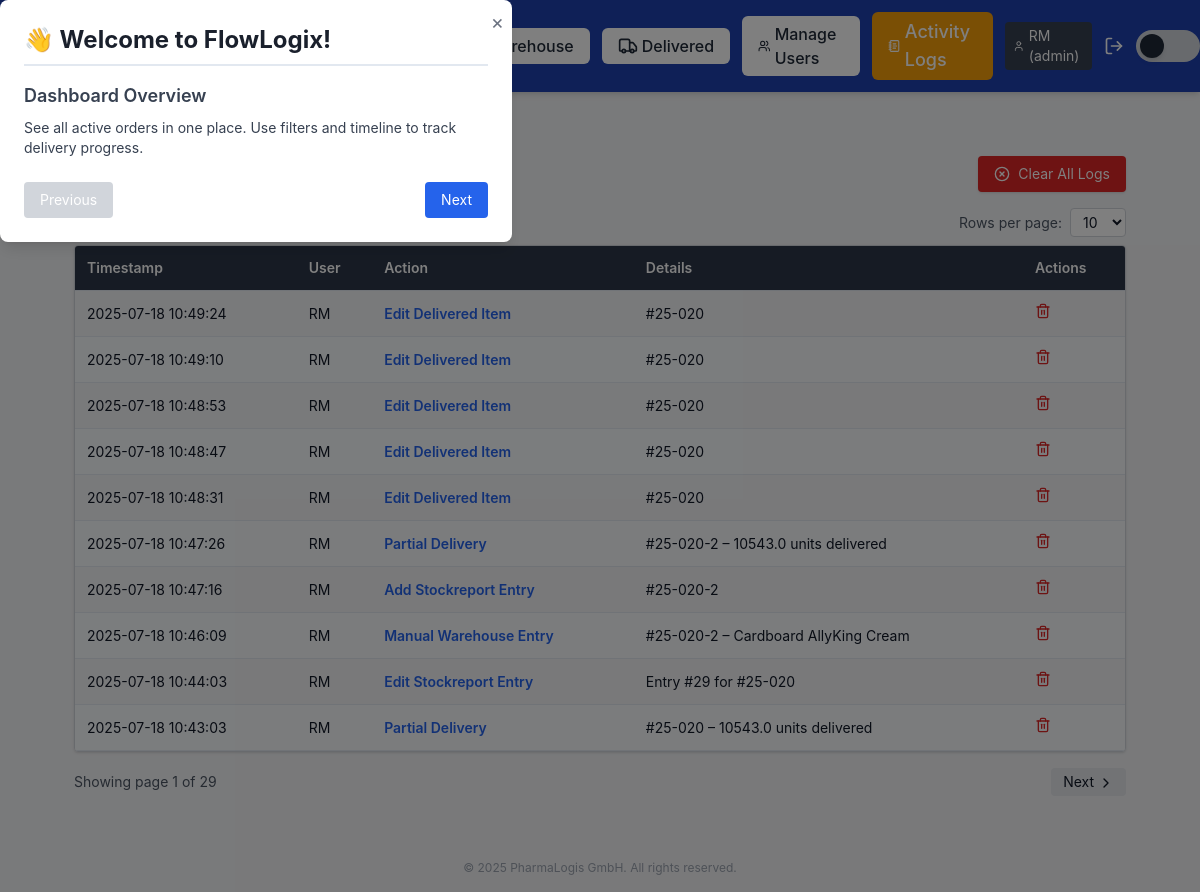
Screenshot of /activity_logs (signed in) with the database file from the repository.
### app/models.py (models this page shows, shortened)
class User(db.Model):
    id = db.Column(db.Integer, primary_key=True)
    username = db.Column(db.String(100), unique=True, nullable=False)
    password_hash = db.Column(db.String(128))
    role = db.Column(db.String(50), default='user')

class ActivityLog(db.Model):
    id = db.Column(db.Integer, primary_key=True)
    user_id = db.Column(db.Integer, db.ForeignKey('user.id'))
    action = db.Column(db.String(100))
    details = db.Column(db.Text)
    timestamp = db.Column(db.DateTime, default=datetime.utcnow)
    user = db.relationship('User')

### app/routes/activity_routes.py (the view)
@activity_bp.route('/activity_logs')
@login_required
@role_required('admin')
def activity_logs():
    page = request.args.get('page', 1, type=int)
    per_page = request.args.get('per_page', 10, type=int)
    pagination = ActivityLog.query.order_by(ActivityLog.timestamp.desc()).paginate(page=page, per_page=per_page)
    logs = pagination.items
    return render_template("activity_logs.html", logs=logs, pagination=pagination, per_page=per_page)

### app/roles.py (called while the page is built)
def role_required(required_role):
    def decorator(f):
        @wraps(f)
        def wrapped(*args, **kwargs):
            if str(current_user.role).lower() != required_role.lower():
                flash("You do not have access to this page.", "danger")
                return redirect(url_for('dashboard.dashboard'))
            return f(*args, **kwargs)
        return wrapped
    return decorator

### app/templates/activity_logs.html (shortened to what this page needs)
{% extends "base.html" %}
{% block body %}
<div class="p-6">
  <div class="flex items-center justify-between mb-4">
    <h1 class="text-2xl font-bold flex items-center gap-2">
    </h1>
    <form method="POST" action="{{ url_for('activity.clear_logs') }}" onsubmit="return confirm('Clear ALL logs?')">
      <button type="submit"
              class="flex items-center gap-2 bg-red-600 hover:bg-red-700 text-white px-4 py-2 rounded shadow text-sm">
        <i data-lucide="x-circle" class="w-4 h-4"></i>
        Clear All Logs
      </button>
    </form>
  </div>
  <div class="flex justify-end mb-2">
    <form method="get" class="flex items-center gap-2">
      <label for="per_page" class="text-sm text-gray-600 dark:text-gray-300">Rows per page:</label>
      <select name="per_page" id="per_page" onchange="this.form.submit()"
              class="px-2 py-1 rounded border border-gray-300 dark:border-gray-600 bg-white dark:bg-gray-800 text-sm">
        <option value="10" {% if per_page == 10 %}selected{% endif %}>10</option>
      </select>
    </form>
  </div>
  {% if logs %}
  <div class="overflow-x-auto rounded shadow border border-gray-300 dark:border-gray-700">
    <table class="min-w-full text-sm">
      <thead class="bg-gray-100 dark:bg-gray-800 text-gray-800 dark:text-gray-200">
        <tr>
          <th class="p-3 text-left">Timestamp</th>
          <th class="p-3 text-left">User</th>
          <th class="p-3 text-left">Action</th>
          <th class="p-3 text-left">Details</th>
          <th class="p-3 text-left">Actions</th>
        </tr>
      </thead>
      <tbody class="text-gray-900 dark:text-gray-100">
        {% for log in logs %}
        <tr class="border-t border-gray-200 dark:border-gray-700 hover:bg-gray-50 dark:bg-gray-800 dark:hover:bg-gray-700">
          <td class="p-3">{{ log.timestamp.strftime('%Y-%m-%d %H:%M:%S') }}</td>
          <td class="p-3">{{ log.user.username if log.user else 'System' }}</td>
          <td class="p-3 font-semibold text-blue-600">{{ log.action }}</td>
          <td class="p-3">{{ log.details }}</td>
          <td class="p-3">
            <form method="POST" action="{{ url_for('activity.delete_log', log_id=log.id) }}"
                  onsubmit="return confirm('Delete this log entry?')">
              <button type="submit" title="Delete entry" class="text-red-600 hover:text-red-800">
                <i data-lucide="trash-2" class="w-4 h-4"></i>
              </button>
            </form>
          </td>
        </tr>
        {% endfor %}
      </tbody>
    </table>
  </div>
  <div class="mt-4 flex justify-between items-center">
    <div class="text-sm text-gray-600 dark:text-gray-300">
      Showing page {{ pagination.page }} of {{ pagination.pages }}
    </div>
    <div class="flex gap-2">
      {% if pagination.has_next %}
      <a href="{{ url_for('activity.activity_logs', page=pagination.next_num, per_page=per_page) }}"
         class="px-3 py-1 bg-gray-200 dark:bg-gray-700 rounded hover:bg-gray-300 text-sm">
         Next <i data-lucide="chevron-right" class="inline w-4 h-4 align-middle"></i>
      </a>
      {% endif %}
    </div>
  </div>
  {% else %}
    <p class="text-gray-600 dark:text-gray-300">No activity logged yet.</p>
  {% endif %}
</div>
{% endblock %}

### app/templates/base.html (shortened to what this page needs)
<!DOCTYPE html>
<html lang="en" class="bg-gray-100 dark:bg-gray-900 text-black dark:text-white">
<head>
    <link href="{{ url_for('static', filename='css/style.css') }}" rel="stylesheet">
    <script src="https://cdn.tailwindcss.com"></script>
</head>
<body class="flex flex-col h-screen m-0 p-0 bg-gray-100 dark:bg-gray-900 text-gray-900 dark:text-gray-100">
    {% include "_navbar.html" %}
    <div class="max-w-6xl mx-auto px-4 py-2">
    </div>
    <main class="flex-grow w-full px-[50px] py-6">
        {% block body %}{% endblock %}
    </main>
    <footer class="text-center text-xs py-4 text-gray-400">
        &copy; {{ current_year | default(2025) }} PharmaLogis GmbH. All rights reserved.
    </footer>
</body>
</html>

### app/templates/_navbar.html (shortened to what this page needs)
<header
  class="sticky top-0 z-50 flex justify-between items-center px-4 sm:px-6 py-2 sm:py-3 bg-blue-800 text-white shadow-md">
  <div class="flex items-center space-x-3">
    <h1 class="text-base sm:text-2xl font-semibold">FlowLogix</h1>
    <a href="{{ url_for('onboarding.show_onboarding') }}"
      class="ml-4 px-3 py-1.5 bg-blue-600 text-white text-sm rounded hover:bg-blue-700 transition flex items-center gap-1">
    </a>
  </div>
  <div class="flex items-center space-x-2 sm:space-x-3">
    <a href="{{ url_for('dashboard.dashboard') }}" class="px-4 py-1.5 rounded-md font-medium transition-all duration-200 flex items-center gap-1
       {{ 'bg-yellow-500 text-white text-lg font-bold' if current_path.startswith(url_for('dashboard.dashboard')) else 'bg-white text-gray-800 dark:bg-gray-700 dark:text-white' }}
       hover:bg-opacity-80 hover:shadow-md">
    </a>
    <a href="{{ url_for('warehouse.warehouse') }}" class="px-4 py-1.5 rounded-md font-medium transition-all duration-200 flex items-center gap-1
       {{ 'bg-blue-600 text-white text-lg font-bold' if current_path.startswith(url_for('warehouse.warehouse')) else 'bg-white text-gray-800 dark:bg-gray-700 dark:text-white' }}
       hover:bg-opacity-80 hover:shadow-md">
      Warehouse
    </a>
    <a href="{{ url_for('delivered.delivered') }}" class="px-4 py-1.5 rounded-md font-medium transition-all duration-200 flex items-center gap-1
       {{ 'bg-purple-600 text-white text-lg font-bold' if current_path.startswith(url_for('delivered.delivered')) else 'bg-white text-gray-800 dark:bg-gray-700 dark:text-white' }}
       hover:bg-opacity-80 hover:shadow-md">
      <i data-lucide="truck" class="w-5 h-5"></i>
      Delivered
    </a>
    {% if current_user.role == 'admin' %}
    <a href="{{ url_for('admin.user_management') }}" class="px-4 py-1.5 rounded-md font-medium transition-all duration-200 flex items-center gap-1
   {{ 'bg-indigo-600 text-white text-lg font-bold' if current_path.startswith(url_for('admin.user_management')) else 'bg-white text-gray-800 dark:bg-gray-700 dark:text-white' }}
   hover:bg-opacity-80 hover:shadow-md">
      <i data-lucide="users" class="w-5 h-5"></i>
      Manage Users
    </a>
    {% endif %}
    <a href="{{ url_for('activity.activity_logs') }}" class="px-4 py-1.5 rounded-md font-medium transition-all duration-200 flex items-center gap-1
   {{ 'bg-amber-500 text-white text-lg font-bold' if current_path.startswith(url_for('activity.activity_logs')) else 'bg-white text-gray-800 dark:bg-gray-700 dark:text-white' }}
   hover:bg-opacity-80 hover:shadow-md">
      <i data-lucide="notebook-text" class="w-5 h-5"></i>
      Activity Logs
    </a>
    <span class="ml-4 px-2 py-1 rounded bg-gray-700 text-white text-sm flex items-center gap-1">
      <i data-lucide="user" class="w-4 h-4"></i>
      {{ current_user.username }} ({{ current_user.role }})
    </span>
    <a href="{{ url_for('auth.logout') }}" title="Logout" class="text-white hover:text-red-400 ml-1">
      <i data-lucide="log-out" class="w-5 h-5"></i>
    </a>
    <button id="dark-mode-toggle"
      class="relative inline-flex items-center h-5 w-10 sm:h-8 sm:w-16 rounded-full transition-colors duration-300 focus:outline-none flex-shrink-0"
      aria-label="Toggle dark mode">
      <span id="dark-mode-track"
        class="absolute inset-0 h-5 w-10 sm:h-8 sm:w-16 rounded-full bg-gray-300 dark:bg-gray-700 transition-colors duration-300"></span>
      <span id="dark-mode-thumb"
        class="absolute left-1 top-1 h-3 w-3 sm:h-6 sm:w-6 rounded-full bg-gray-800 dark:bg-gray-100 transform transition-transform duration-300 shadow-md dark:shadow-white/50 dark:translate-x-5 sm:dark:translate-x-8"></span>
    </button>
  </div>
  <div id="tourModal" class="fixed inset-0 bg-black bg-opacity-50 hidden z-50 items-center justify-center">
    <div class="bg-white dark:bg-gray-800 p-6 rounded-lg max-w-lg w-full shadow-lg relative">
      <button id="closeTourBtn"
        class="absolute top-2 right-2 text-gray-500 hover:text-gray-800 dark:hover:text-white text-xl">&times;</button>
      <h2 class="text-2xl font-bold mb-4">👋 Welcome to FlowLogix!</h2>
      <div id="tourStepContent" class="text-sm text-gray-700 dark:text-gray-300 space-y-2"></div>
      <div class="mt-6 flex justify-between">
        <button id="prevStepBtn" class="px-4 py-2 bg-gray-300 dark:bg-gray-700 rounded text-sm"
          disabled>Previous</button>
        <button id="nextStepBtn" class="px-4 py-2 bg-blue-600 text-white rounded text-sm">Next</button>
      </div>
    </div>
  </div>
</header>

### app/static/css/style.css (style rules this page uses)
* { margin: 0; padding: 0; box-sizing: border-box; }
body { font-family: 'Inter', -apple-system, BlinkMacSystemFont, 'Segoe UI', Roboto, sans-serif; background-color: #f5f7fa; color: #333; line-height: 1.6; padding-top: 80px; }
h2 { font-size: 24px; font-weight: 600; color: #1a202c; margin-bottom: 20px; border-bottom: 2px solid #e2e8f0; padding-bottom: 8px; }
table { width: 100%; border-collapse: collapse; font-size: 14px; }
table th, table td { padding: 12px 16px; text-align: left; border-bottom: 1px solid #e2e8f0; }
table th { background-color: #2d3748; color: #fff; font-weight: 600; position: sticky; top: 0; z-index: 20; cursor: pointer; transition: background-color 0.2s ease; }
table tbody tr { transition: background-color 0.2s ease; }
table tbody tr:nth-child(even) { background-color: #f7fafc; }
a, button { transition: all 0.2s ease; }
button { background-color: #3182ce; color: #fff; border: none; padding: 8px 16px; border-radius: 6px; font-weight: 500; cursor: pointer; }
table thead th { z-index: 20; }

### rows the page displays
User: username "RM", role "admin"
ActivityLog: timestamp "2025-07-18 10:49:24", user "RM", action "Edit Delivered Item", details "#25-020"
ActivityLog: timestamp "2025-07-18 10:49:10", user "RM", action "Edit Delivered Item", details "#25-020"
ActivityLog: timestamp "2025-07-18 10:48:53", user "RM", action "Edit Delivered Item", details "#25-020"
ActivityLog: timestamp "2025-07-18 10:48:47", user "RM", action "Edit Delivered Item", details "#25-020"
ActivityLog: timestamp "2025-07-18 10:48:31", user "RM", action "Edit Delivered Item", details "#25-020"
ActivityLog: timestamp "2025-07-18 10:47:26", user "RM", action "Partial Delivery", details "#25-020-2 – 10543.0 units delivered"
ActivityLog: timestamp "2025-07-18 10:47:16", user "RM", action "Add Stockreport Entry", details "#25-020-2"
ActivityLog: timestamp "2025-07-18 10:46:09", user "RM", action "Manual Warehouse Entry", details "#25-020-2 – Cardboard AllyKing Cream"
ActivityLog: timestamp "2025-07-18 10:44:03", user "RM", action "Edit Stockreport Entry", details "Entry #29 for #25-020"
ActivityLog: timestamp "2025-07-18 10:43:03", user "RM", action "Partial Delivery", details "#25-020 – 10543.0 units delivered"

### other values shown
{{ pagination.page }} "1"
{{ pagination.pages }} "29"
{{ current_year | default(2025) }} "2025"
